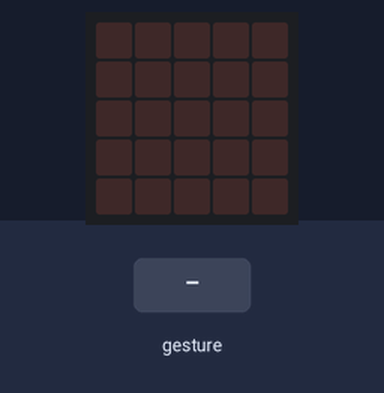
A program run on a simulated Calliope mini (MakeCode). Shown: the board's 5×5 LED display. Inputs (shaded band) come from the test bench. Random numbers come from a fixed seed; a tilt is held for 1.5 s and a shake lasts 1 s, then the board lies face up again.

Above: at 1.2 s.
1.3 s: gesture 'shake'
At 2.5 s:
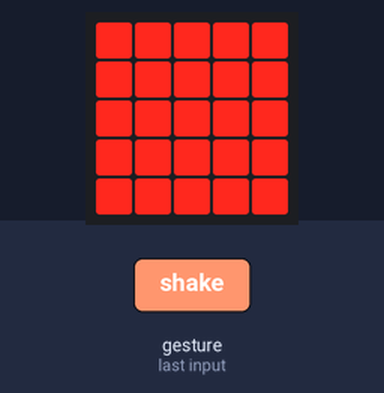
3.0 s: gesture 'shake'
At 3.8 s:
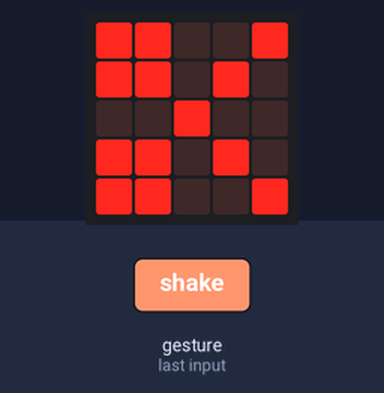
Timing chart, 0 to 6.0 s (numbered marks = the images above; inputs shaded):
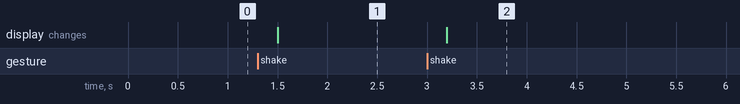

The program:

main.ts
```typescript
let Hand = 0
input.onGesture(Gesture.Shake, function () {
    Hand = Math.randomRange(1, 3)
    if (Hand == 1) {
        basic.showLeds(`
            # # # # #
            # # # # #
            # # # # #
            # # # # #
            # # # # #
            `)
    } else if (Hand == 2) {
        basic.showLeds(`
            . . . . .
            . # # # .
            . # # # .
            . # # # .
            . . . . .
            `)
    } else {
        basic.showLeds(`
            # # . . #
            # # . # .
            . . # . .
            # # . # .
            # # . . #
            `)
    }
})
basic.forever(function () {

})
```

test.ts
```typescript
// Hier kann man Tests durchführen; diese Datei wird nicht kompiliert, wenn dieses Paket als Erweiterung verwendet wird.
```

Measured:
- after the input at 1.3 s, the display: changes after 0.20 s (image 1)
- after the input at 3.0 s, the display: changes after 0.20 s (image 2)
